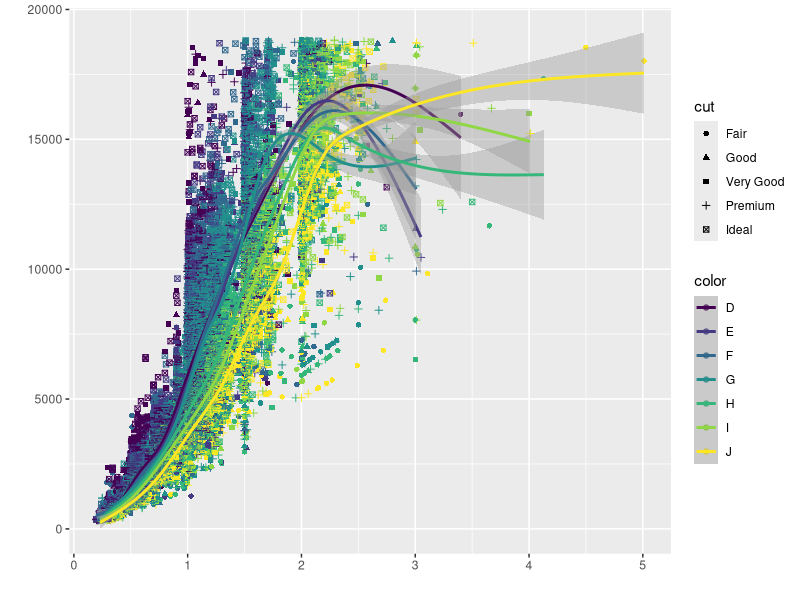

Reproduce this figure in R.
#!/usr/bin/Rscript --vanilla
# create the image used as the icon for the Coursera course

library(ggplot2)
data(diamonds)

g <- ggplot(diamonds, aes(carat, price, color=color)) + geom_point(aes(shape=cut)) +
    stat_smooth() + xlab("") + ylab("")

ggsave("public/icon.png", g, width=600/72, height=340/72)
